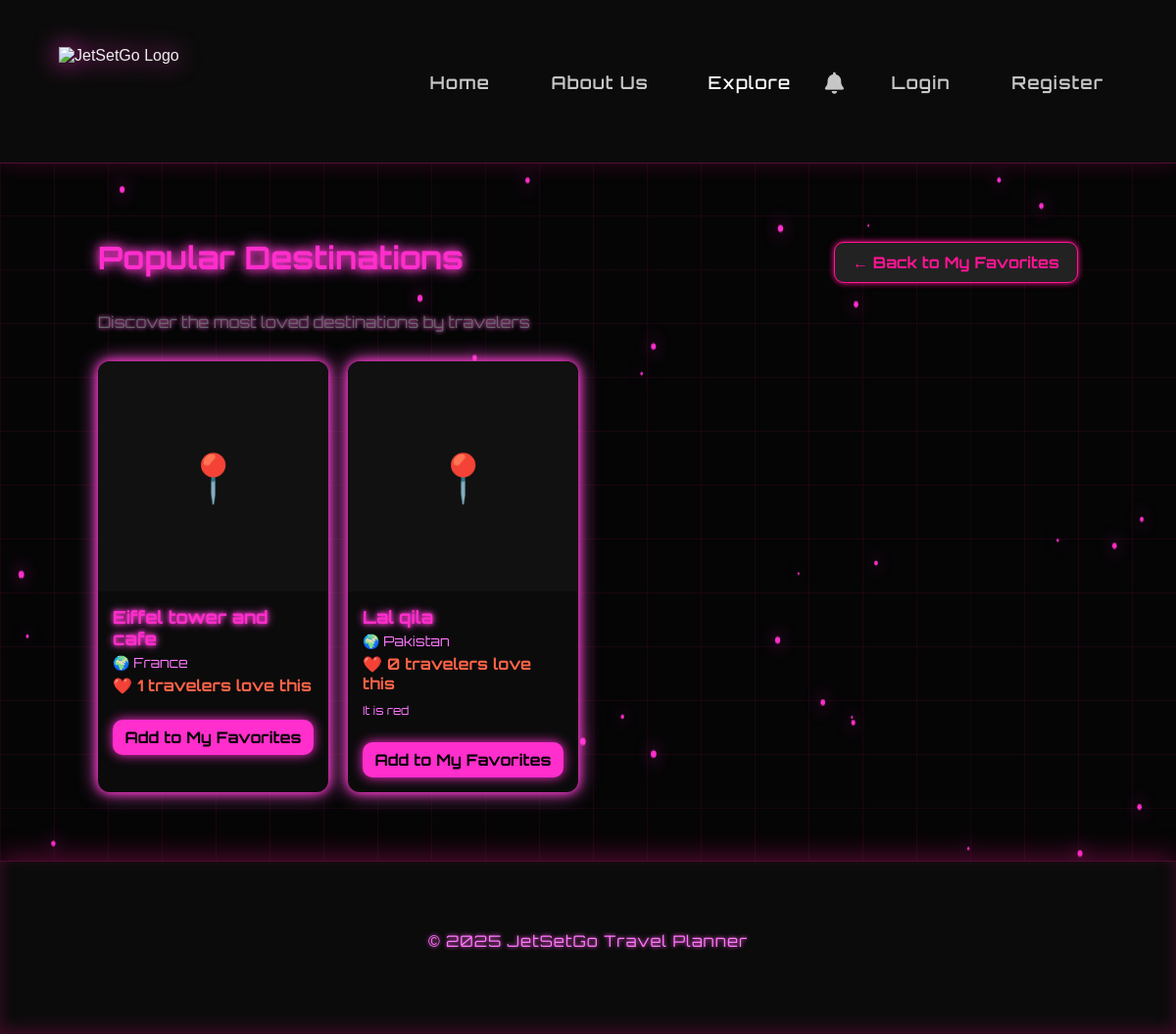
Page /favorites/popular on the committed database.
### app/models.py (models this page shows, shortened)
class FavoriteDestination(db.Model):
    __tablename__ = "favorite_destination"
    id = db.Column(db.Integer, primary_key=True)
    name = db.Column(db.String(250), nullable=False, unique=True)
    country = db.Column(db.String(100))
    description = db.Column(db.Text)
    image_url = db.Column(db.String(500))
    created_at = db.Column(db.DateTime, default=datetime.utcnow)
    def get_favorite_count(self):
        return self.users_who_favorited.count()
    @classmethod
    def get_popular_destinations(cls, limit=10):
        destinations = cls.query.all()
        sorted_destinations = sorted(
            destinations,
            key=lambda d: d.get_favorite_count(),
            reverse=True
        )
        return sorted_destinations[:limit]

### app/routes/trips.py (the view)
@trips_bp.route("/favorites/popular")
def popular_destinations():
    limit = request.args.get("limit", 10, type=int)
    popular = FavoriteDestination.get_popular_destinations(limit=limit)
    return render_template("popular_destinations.html", destinations=popular)

### app/templates/popular_destinations.html (shortened to what this page needs)
{% extends 'base.html' %}
{% block content %}
<div class="favorites-container">
    <div class="favorites-header">
        <h1>Popular Destinations</h1>
        <a href="{{ url_for('trips.view_favorites') }}" class="btn btn-secondary" style="text-decoration: none; width: auto;">← Back to My Favorites</a>
    </div>
    <p style="color:#666; margin-bottom:30px;">
        Discover the most loved destinations by travelers
    </p>
    {% if destinations %}
    <div class="favorites-grid">
        {% for destination in destinations %}
        <div class="favorite-card">
            <div class="favorite-image">
                {% if destination.image_url %}
                <img src="{{ destination.image_url }}" alt="{{ destination.name }}" style="width:100%; height:100%; object-fit:cover;">
                {% else %}
                <span>📍</span>
                {% endif %}
            </div>
            <div class="favorite-content">
                <div class="favorite-title">{{ destination.name }}</div>
                {% if destination.country %}
                <div class="favorite-country">🌍 {{ destination.country }}</div>
                {% endif %}
                <div style="color:#ff6348; font-weight:bold; margin-bottom:10px;">
                    ❤️ {{ destination.get_favorite_count() }} travelers love this
                </div>
                {% if destination.description %}
                <div class="favorite-description">
                    {{ destination.description[:100] }}{% if destination.description|length > 100 %}...{% endif %}
                </div>
                {% endif %}
                <form action="{{ url_for('trips.add_favorite') }}" method="POST" style="margin-top:15px;">
                    <button class="btn btn-primary">Add to My Favorites</button>
                </form>
            </div>
        </div>
        {% endfor %}
    </div>
    {% else %}
    <div class="empty-state">
        <div class="empty-state-icon">🗺️</div>
        <h2>No popular destinations yet</h2>
        <p>Be the first to add some favorites!</p>
    </div>
    {% endif %}
</div>
{% endblock %}

### app/static/css/style.css (style rules this page uses)
:root { --bg-color: #000000; --text-color: #f2f2f2; --soft-text: #c7c7c7; --card-bg: rgba(10, 10, 10, 0.8); --border-color: #ff2ecc; --neon-pink: #ff2ecc; --neon-hover: #ff5be0; }
body { background: var(--bg-color); color: var(--text-color); font-family: "Inter", sans-serif; margin: 0; padding: 0; opacity: 0; animation: fadeIn 0.9s ease-out forwards; }
a { transition: opacity 0.3s ease; }
body::before { content: ""; position: fixed; top: 0; left: 0; width: 100%; height: 100%; background-image: linear-gradient(rgba(255, 20, 147, 0.08) 1px, transparent 1px), linear-gradient(90deg, rgba(255, 20, 147, 0.08) 1px, transparent 1px); background-size: 55px 55px; animation: gridMove 32s linear infinite; z-index: -3; pointer-events: none !important; }
.btn { width: 100%; padding: 12px 0; background: var(--neon-pink); color: #000; border: none; font-weight: 600; font-size: 16px; margin-top: 10px; border-radius: 8px; cursor: pointer; transition: 0.25s ease; box-shadow: 0 0 12px var(--neon-pink); position: relative; z-index: 20; }
.btn-primary { background: var(--neon-pink) !important; color: #000 !important; border: none !important; box-shadow: 0 0 12px var(--neon-pink); }
body { background: #050505; color: #eee; font-family: 'Poppins', sans-serif; }
.btn, .btn-small, .btn-clear { padding: 10px 18px; border: none; border-radius: 8px; background: var(--neon-pink); color: #000; cursor: pointer; font-weight: bold; transition: 0.2s ease; }

### app/templates/popular_destinations.html (style rules this page uses)
.favorites-container { max-width: 1000px; margin: 40px auto; padding: 0 20px; font-family: 'Orbitron', sans-serif; color: #fff; }
.favorites-header { display: flex; justify-content: space-between; align-items: center; margin-bottom: 30px; }
.favorites-header h1 { font-size: 32px; color: #ff2ecc; text-shadow: 0 0 8px #ff2ecc, 0 0 16px #ff5be0; margin: 0; }
.favorites-header a.btn { margin-left: 10px; }
p { color: #ff77ff; text-shadow: 0 0 4px #ff5be0; margin-bottom: 30px; }
.favorites-grid { display: grid; grid-template-columns: repeat(auto-fill, minmax(220px, 1fr)); gap: 20px; }
.favorite-card { background: #0b0b0b; border-radius: 12px; overflow: hidden; box-shadow: 0 0 10px #ff2ecc, 0 0 20px #ff5be0; transition: transform 0.3s, box-shadow 0.3s; }
.favorite-image { width: 100%; aspect-ratio: 1/1; overflow: hidden; display: flex; align-items: center; justify-content: center; background: #111; }
.favorite-image span { font-size: 48px; }
.favorite-content { padding: 15px; }
.favorite-title { font-size: 18px; font-weight: bold; color: #ff2ecc; text-shadow: 0 0 4px #ff2ecc, 0 0 8px #ff5be0; margin-bottom: 5px; }
.favorite-country { font-size: 14px; color: #ff77ff; margin-bottom: 5px; }
.favorite-description { font-size: 12px; color: #ff77ff; margin-bottom: 10px; }
.btn-primary { background: linear-gradient(135deg, #ff1493 0%, #ff2ecc 50%, #ff5be0 100%); color: #fff; padding: 8px 12px; border-radius: 10px; border: none; cursor: pointer; font-family: 'Orbitron', sans-serif; font-weight: bold; transition: all 0.3s; }
.btn-secondary { background: #222; color: #ff1493; border: 1px solid #ff1493; border-radius: 10px; box-shadow: 0 0 6px #ff1493; }

### rows in the picture
FavoriteDestination: name "Eiffel tower and cafe", country "France", get_favorite_count "1"
FavoriteDestination: name "Lal qila", country "Pakistan", get_favorite_count "0", description "It is red"

### other values in the picture
{{ 2025 }} "2025"
